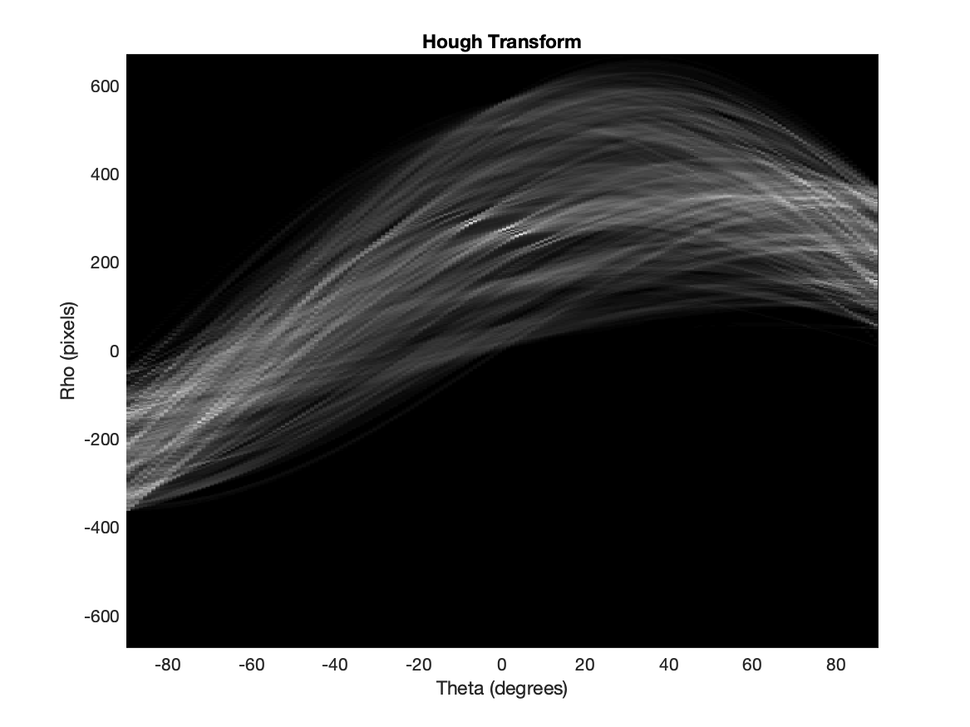
%> input picture assignment_2/hough_transform_curves.png, 970 x 727 px, shrunk from 1167 x 875 before the run
$ octave --eval "result = HoughTransform(imread('../hough_transform_curves.png'));"   (GNU Octave 9; MATLAB toolbox functions it lacks are replaced by stand-ins)
%> lines starting %> are read from the running program, lines starting %| are printed output that depends on the picture; in (x1, y1, x2, y2) boxes, pixels count from 0 and x2, y2 are one past the last pixel; in counts of white or black regions, pixels touching at a corner belong together; the program's own positions count from 1
### assignment_2/function/Gradient.m
function Gm = Gradient(I,sigma)
%UNTITLED Summary of this function goes here
%   Detailed explanation goes here
    s = 2;
    [M,N] = size(I);
    % pad so there is not a border effect throwing off the lines
    I2 = padarray(I, [s s], 'replicate');
    sY = [-1 0 1];
    sX = [1 2 1]';
    sXf = sX.*sY;
    sYf = sX'.*sY';
    % smooth image with Gaussian filter
    smoothI = GaussianFilter(I2, sigma);
    Gx = conv2(smoothI, sXf);
    Gy = conv2(smoothI, sYf);
    Gm = sqrt(Gx.^2 + Gy.^2);
    % remove border
    Gm = Gm(s+1:M+s,s+1:N+s);
end

### assignment_2/function/GaussianFilter.m
function [filtered_I,G] = GaussianFilter(I,sigma)
%UNTITLED2 Summary of this function goes here
    % n = size of window/neighborhood
    n = round(3*sigma);
    I = mat2gray(I(:,:,1));
    [M,N] = size(I);
    % pad so there is not such a pronounced a border effect
    I2 = padarray(I, [n n], 'replicate');

    % create distance matrix for x and y axes
    range = (-n:n);
    distX = repelem(range, length(range), 1);
    distY = repelem(range.', 1, length(range));

    % create gaussian filter and normalize
    distance_matrix = distX.^2 + distY.^2;
    G = exp(-(distance_matrix)/(2*(sigma^2)));
    % apply gaussian to image

    G = G/sum(G(:));
    filtered_I = conv2(I2, G, 'same');
    filtered_I = filtered_I(n+1:M+n, n+1:N+n);


% [21 lines of commented-out code are left out]

end

### assignment_2/function/HoughTransform.m
function [A, lineI] = HoughTransform(I)
%UNTITLED Summary of this function goes here
%   Detailed explanation goes here
    orig = I;
    I = mat2gray(I(:,:,1));
    % subroutine parameters
    [N,M] = size(I);
    sigma = 2;
    t_mult = 0.5;
    D_bin_size = 3;
    theta_bin_size = 1;
    D = sqrt(M^2 + N^2); %length of diagonal

    %Discretize rho and theta ranges
    rhos = -D:D_bin_size:D; %Aij rows
    thetas = -90:theta_bin_size:90; %Aij columns
    % extract candidate edge pixels and image dimensions
    edges = Gradient(I, sigma);

    threshold = max(edges)*t_mult; % threshold gradient image
    edges = edges > threshold;
    [ey, ex] = find(edges);

    n_thetas = length(thetas);
    n_rhos = length(rhos);
    n_e = length(ex);
    % calculate rhos for each edge pixel in degrees
    % (account for non-zero indexing);
    cosines = (ex - 1)*cosd(thetas);
    sines = (ey - 1)*sind(thetas);
    epx_rhos = cosines + sines;
    % initialize accumulator matrix A
    A = zeros(n_rhos,n_thetas);
    Z = zeros(n_rhos,n_thetas);

    % loop over column (constant theta value)
    for t = (1:n_thetas)
        % [15 lines of commented-out code are left out]
        A(:,t) = hist(epx_rhos(:,t),rhos);
    end

    % [12 lines of commented-out code are left out]
    line_thresh = min(maxk(A(:),20));
    [rho_i, theta_i]  = find(A >= line_thresh);

    % for each thresholded rho/theta, calculate line and draw on orig image
    figure('visible','off');
    imshow(orig);
    hold on;
    x = 1:M;
    for j = 1:length(rho_i)
        rho = rhos(rho_i(j));
        theta = thetas(theta_i(j));
        y = (rho -( x* cosd(theta)) )/ sind(theta);
        plot(x,y, 'red', 'LineWidth', 1);
    end
    hold off;
    F = getframe;
    lineI = frame2im(F);
    close(figure);


end
%> in HoughTransform, orig is the input picture: size 727x970x3 uint8; min 0, max 255, mean 106.3
%> in GaussianFilter, `I2 = padarray(I, [n n], 'replicate');`:
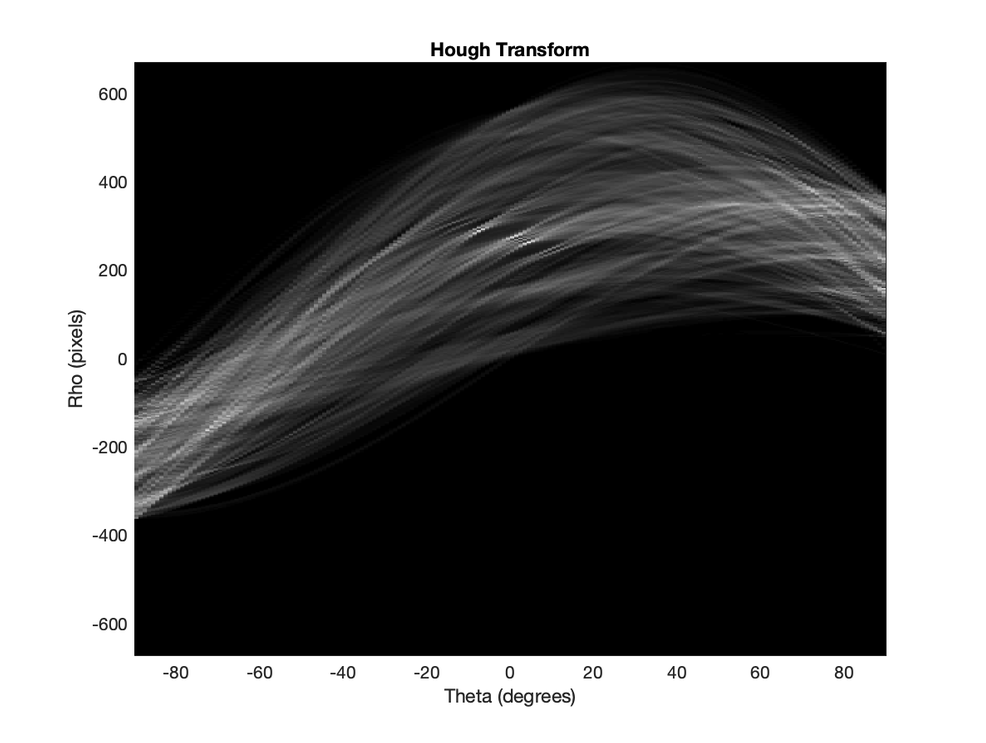
%> I2: size 743x986 double; min 0, max 1, mean 0.439
%> in GaussianFilter, `filtered_I = conv2(I2, G, 'same');`:
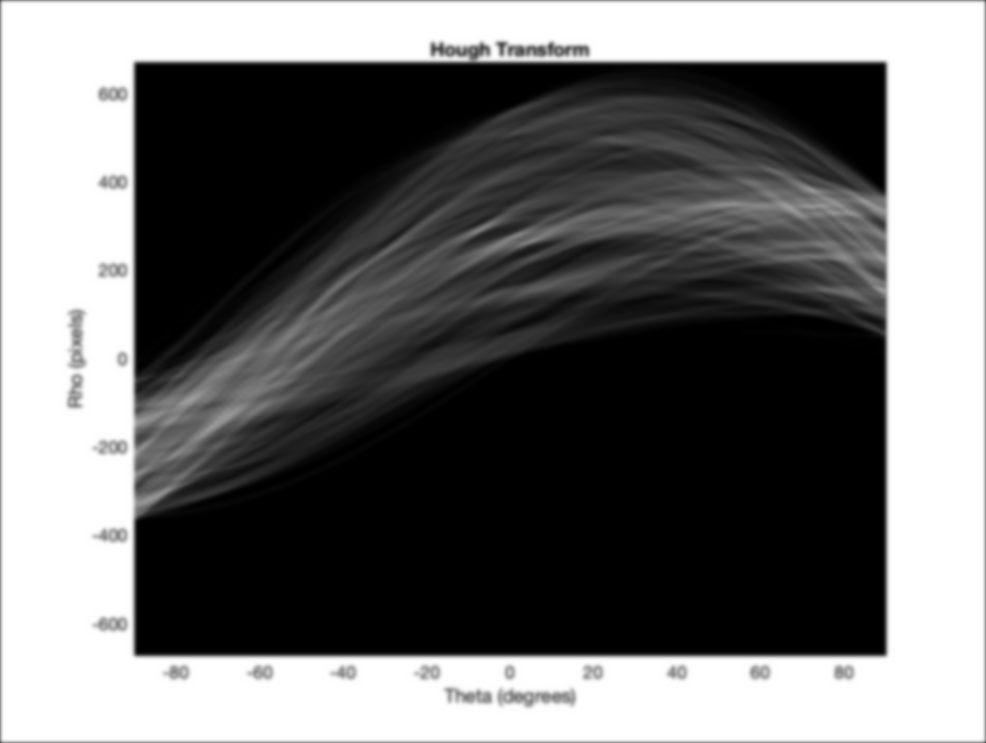
%> filtered_I: size 743x986 double; min 0, max 1, mean 0.435
%> in Gradient, `Gx = conv2(smoothI, sXf);`:
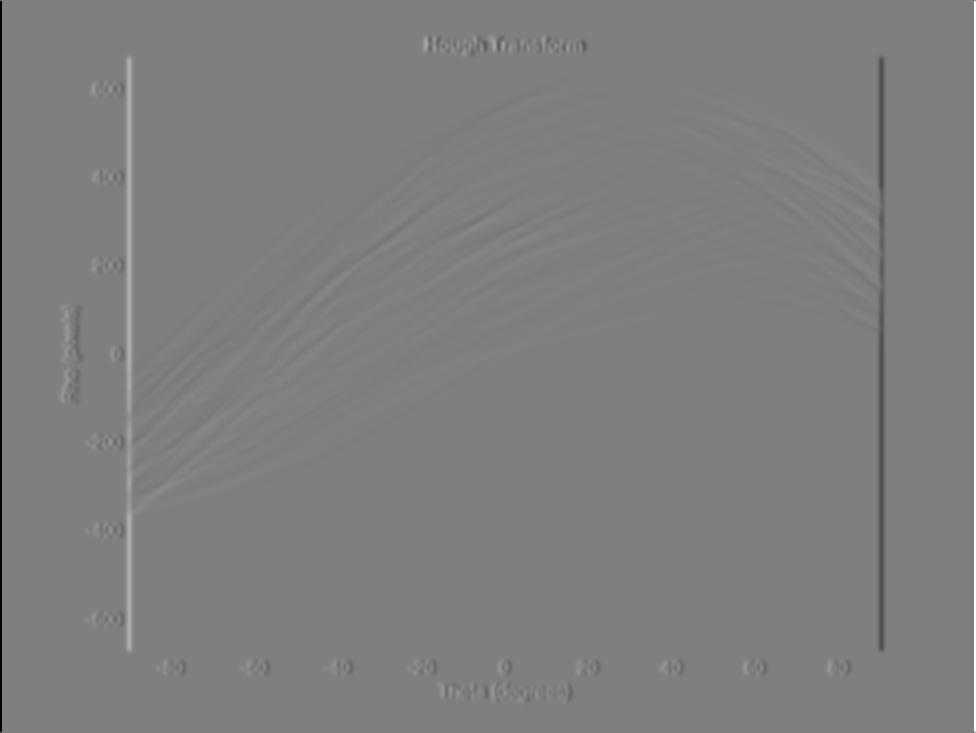
%> Gx: size 733x976 double; min -4, max 4, mean -5.94e-17; drawn with min black and max white
%> in Gradient, `Gy = conv2(smoothI, sYf);`:
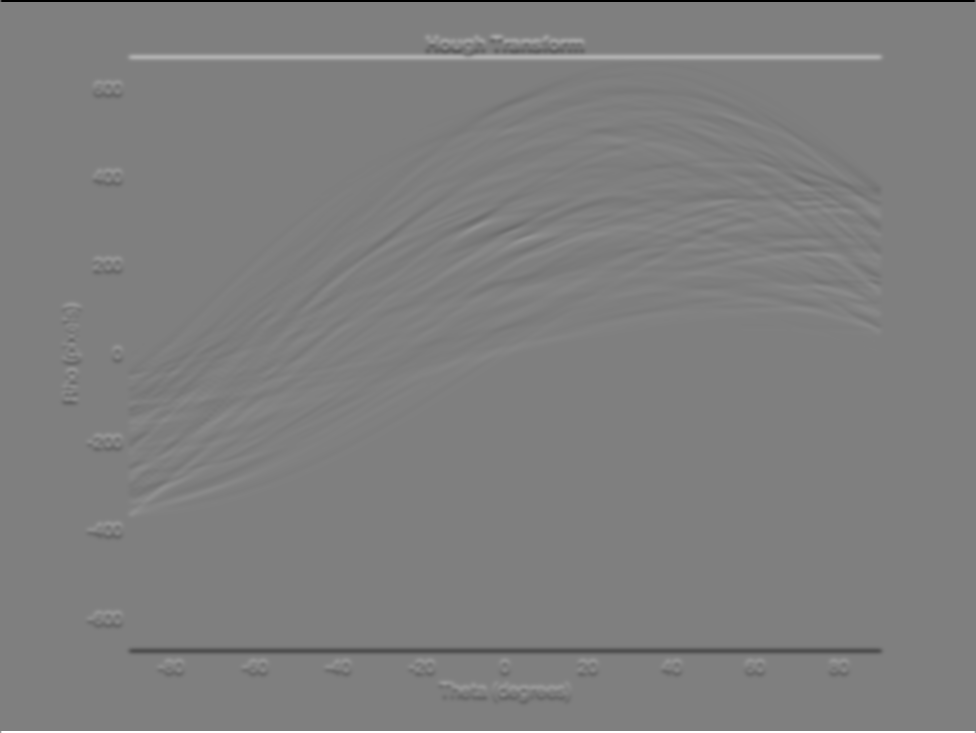
%> Gy: size 733x976 double; min -4, max 4, mean 1.27e-18; drawn with min black and max white
%> in Gradient, `Gm = Gm(s+1:M+s,s+1:N+s);`:
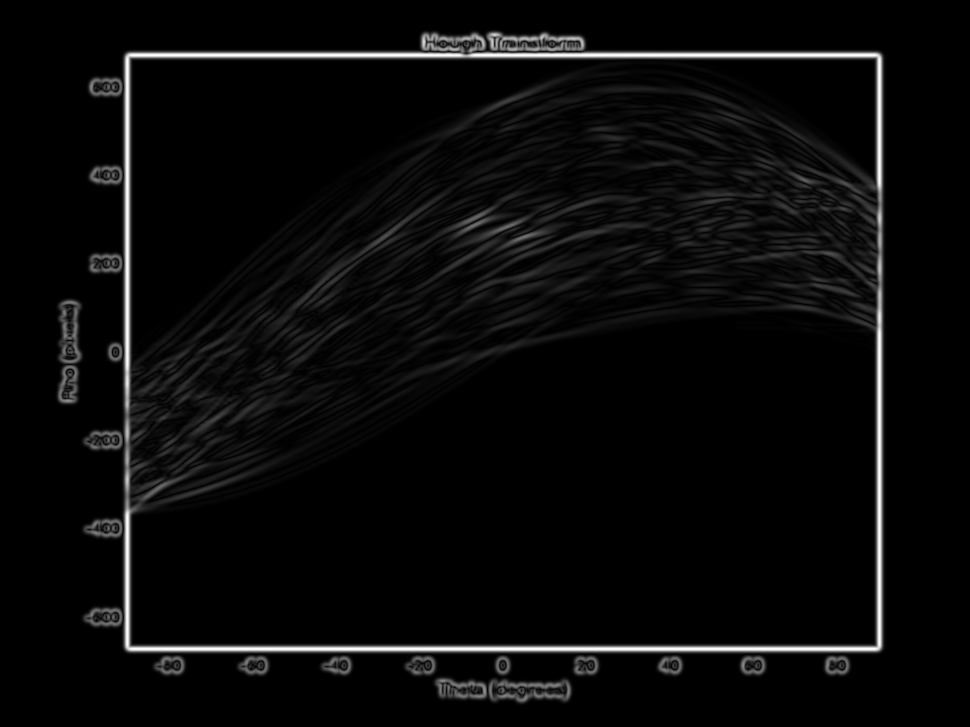
%> Gm: size 727x970 double; min 0, max 1.5, mean 0.0606; drawn with min black and max white
%> in HoughTransform, `threshold = max(edges)*t_mult;`: threshold = 970 values, max 0.749 at index 138, min 1.11e-16 at index 1, mean 0.605
%> in HoughTransform, `edges = edges > threshold;`:
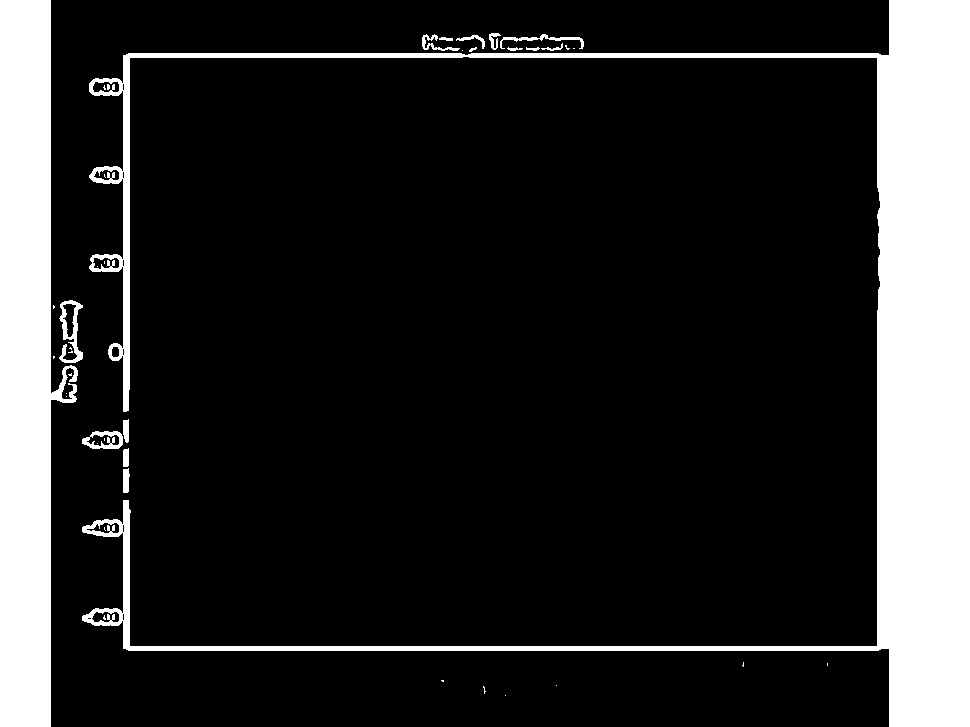
%> edges: size 727x970 logical; 16.8% white; 41 white regions (25 under 20 px), largest, box (x1, y1, x2, y2) and area: (82, 0, 970, 727) 78828, (0, 0, 78, 727) 37522, (59, 300, 83, 363) 630
%> in HoughTransform, `[ey, ex] = find(edges);`: ey = 118759 values from 1 to 727; ex = 118759 values from 1 to 970
%> in HoughTransform, `n_e = length(ex);`: n_e = 118759
%> after the loop in HoughTransform, `for t = (1:n_thetas)`:
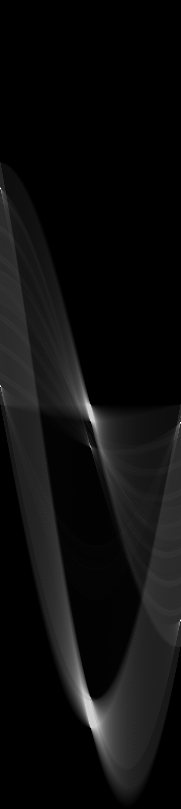
%> A: size 809x181 double; min 0, max 2683, mean 146.8; drawn with min black and max white
%> (the run ends here)
